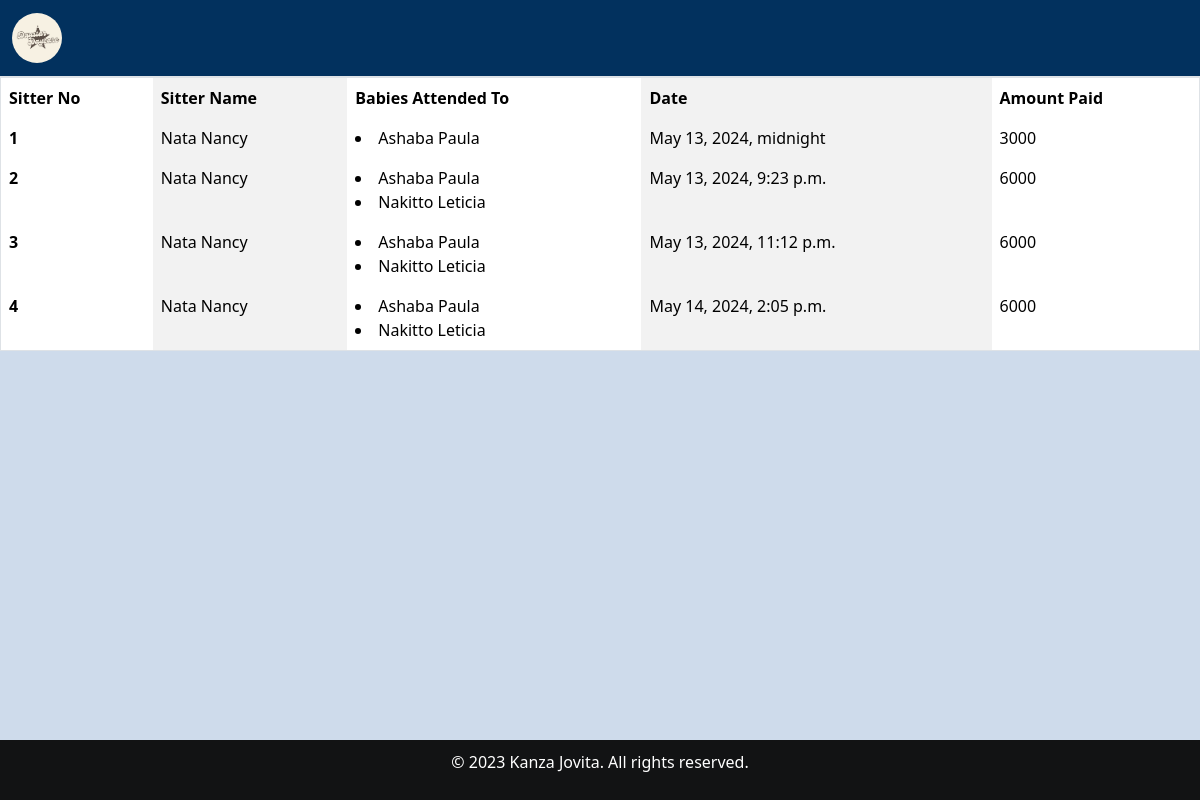
Page /assign_view/ on the earlier database version.
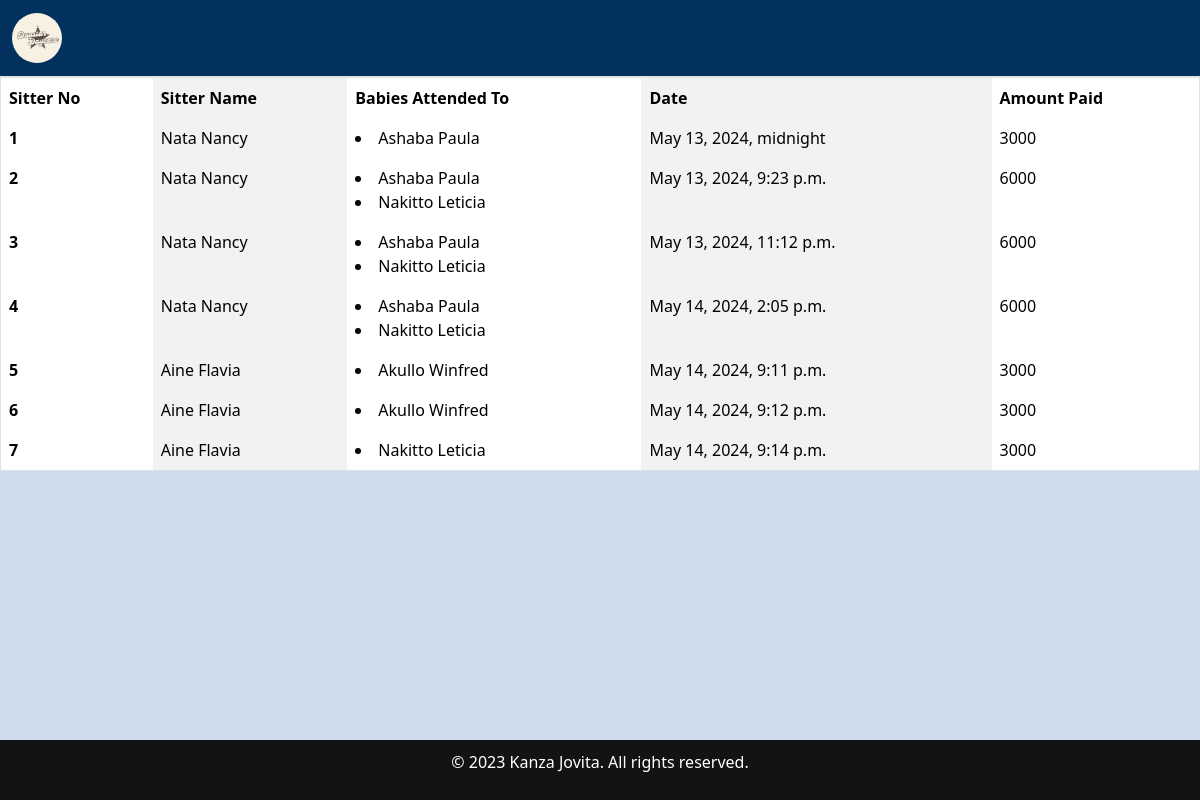
Same page on the later database version.
### home/models.py (models this page shows, shortened)
class Sitter_arrival(models.Model):
    sitter_name=models.ForeignKey(Sitterreg, on_delete=models.CASCADE)
    date_of_arrival=models.DateTimeField()
    Attendancestatus = models.BooleanField(default=False)
    babies = models.ManyToManyField(Babyreg)
    created_at = models.DateTimeField(auto_now_add=True,null=True)

class Sitterreg(models.Model):
    Sitter_name = models.CharField(max_length=30, null=False,blank=False)
    Sitter_number = models.CharField(max_length=30, null=False, blank=False)
    Date_of_birth = models.DateField(null=True, blank=True)
    Contact = models.CharField(max_length=30,null=False,blank=False)
    date = models.DateTimeField()
    Location_choices = [('Kabalagala', 'Kabalagala'),]
    Location = models.CharField(choices=Location_choices, max_length=100)
    Gender =  models.CharField(choices=[('male', 'Male'),('female', 'Female')], max_length=100)
    Level_of_education = models.CharField(choices=[('Degree','Degree'),('Diploma','Diploma'),('Certificate','Certificate')],max_length=200,default=0)
    Next_of_kin = models.CharField(max_length=30, null=False,blank=False)
    NIN = models.CharField(max_length=30, null=False,blank=False)
    Recommenders_name = models.CharField(max_length=30, null=False,blank=False)
    Religion = models.CharField(choices=[('Anglican', 'Anglican'),('Catholic', 'Catholic'),('Pentecostal','Pentecostal'),('Muslim','Muslim'),('Other','Other')], max_length=100)
    created_at = models.DateTimeField(auto_now_add=True,null=True)

class Babyreg(models.Model):
    Baby_name = models.CharField(max_length=30, null=False, blank=False)
    baby_number = models.CharField(max_length=30, null=False, blank=False)
    fathers_names = models.CharField(max_length=30, null=False, blank=False)
    mothers_names = models.CharField(max_length=30, null=False, blank=False)
    c_stay = models.ForeignKey(Categorystay, on_delete=models.SET_NULL, null=True, blank=True)
    Date = models.DateTimeField()
    Gender = models.CharField(max_length=30, null=False, blank=False)
    Age = models.IntegerField()
    Location = models.CharField(max_length=30, null=False, blank=False)
    brought = models.CharField(max_length=200)
    created_at = models.DateTimeField(auto_now_add=True,null=True)

### home/views.py (the view)
# urls.py: path('assign_view/', views.assign_view, name='assign_view'),
def assign_view(request):
    assign = Sitter_arrival.objects.all()
    for assigns in assign:
        assigns.payment = assigns.babies.all().count()*3000
    return render(request, 'assign_view.html',{'assign': assign})

### home/templates/assign_view.html (shortened to what this page needs)
{% extends 'base.html' %}
{% load static %}
{% block content %}
<div class="">
    <table class="table table-striped-columns">
        <thead>
            <tr>
                <th scope="col">Sitter No</th>
                <th scope="col">Sitter Name</th>
                <th scope="col">Babies Attended To</th>
                <th scope="col">Date</th>
                <th scope="col">Amount Paid</th>
            </tr>
        </thead>
        <tbody>
            {% for attendance in assign %}
                <tr>
                    <th scope="row">{{ forloop.counter }}</th>
                    <td>{{attendance.sitter_name.Sitter_name}}</td>
                    <td>
                        {% for baby in attendance.babies.all %}
                            <li>{{ baby.Baby_name }}</li>
                        {% endfor %}
                    </td>
                    <td>{{ attendance.date_of_arrival }}</td>
                    <td>{{ attendance.payment }}</td>
                </tr>
            {% endfor %}
        </tbody>
    </table>
</div>
{% endblock %}

Differences in the rows shown:
added Sitter_arrival: sitter_name.Sitter_name "Aine Flavia", date_of_arrival "May 14, 2024, 9:11 p.m.", payment "3000"
now on this page (row unchanged): Babyreg: Baby_name "Akullo Winfred"
added Sitter_arrival: sitter_name.Sitter_name "Aine Flavia", date_of_arrival "May 14, 2024, 9:12 p.m.", payment "3000"
added Sitter_arrival: sitter_name.Sitter_name "Aine Flavia", date_of_arrival "May 14, 2024, 9:14 p.m.", payment "3000", Babyreg (Baby_name "Nakitto Leticia")
